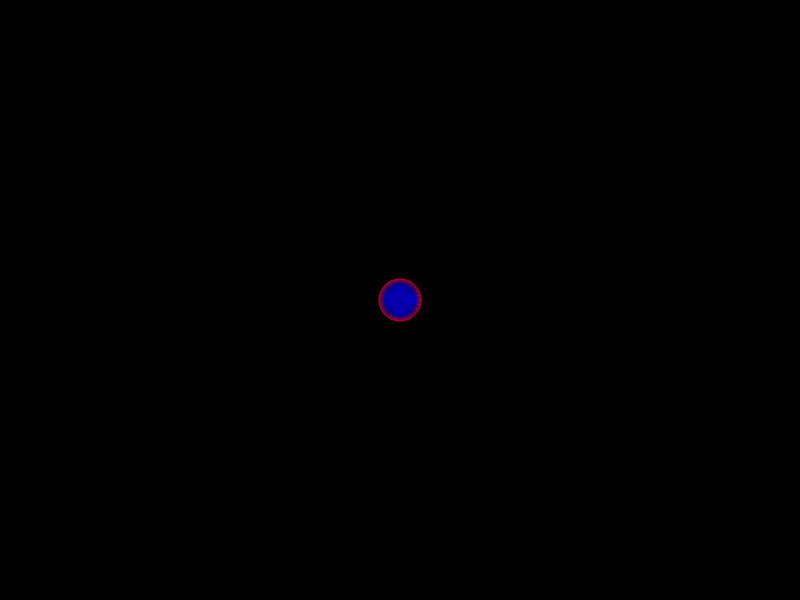
Frame 1 (no input)
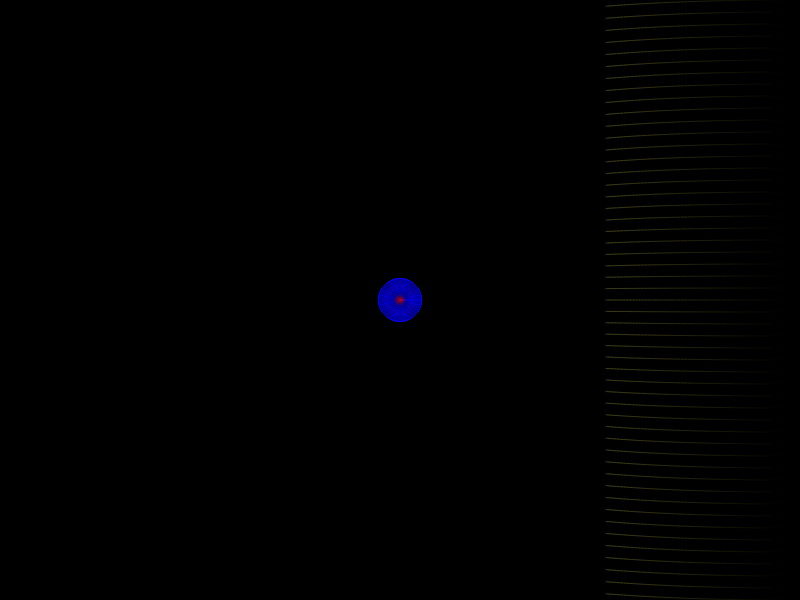
Frame 60 (no input)
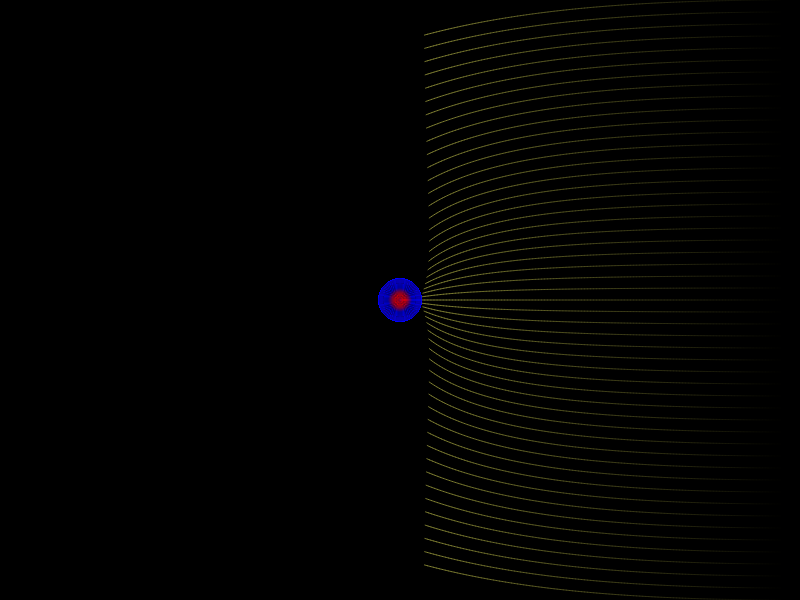
Frame 120 (the mouse pressed at the canvas centre since frame 60)

The p5.js sketch that drew these frames (run headless with seeded random() and noise() and a simulated clock; from frame 60 on, the mouse is pressed at the canvas centre):

// p5.js sketch
// ── sketch.js
/** Constants: speed of light, gravitational constant and the mass of the black hole */
let c = 30.69;
let G = 2;
let mass = 5000;

/** All photons and the black hole */
let photons = [];
let blackhole;

/** Spacing between photons, current time, timelimit and timestep */
let spacing = 12;
let time = 0;
let timelimit;
let dt = 0.1;

/** Setup function */
function setup() {

  /** Create a canvas and initialize it with a black background */
  createCanvas(800, 600);
  background(0);

  /** Calculate the 'timelimit' for the lightrays' colors */
  timelimit = 640 / c;

  /** Create each photon */
  for (let h = 0; h <= height; h += spacing) {
    photons.push(new Photon(width - 10, h));
  }

  /** Create the black hole */
  blackhole = new Blackhole(width / 2, height / 2, mass);
}

/** Each frame draw and update physics */
function draw() {

  /** For each photon p */
  for (let p of photons) {

    /** Gravitate the photon towards the black hole (adjust velocity) */
    blackhole.gravitate(p);

    /** Update the photons location */
    p.update();

    /** Draw the photon */
    p.show();
  }

  /** Draw the black hole */
  blackhole.show();

  /** Adjust the time */
  time += dt;
}

/** A photon, with simple physics */
class Photon {

  /** Constructing with a position and a velocity to the left */
  constructor(x, y) {
    this.pos = createVector(x, y);
    this.prev = createVector(x, y);
    this.vel = p5.Vector.fromAngle(PI);
    this.vel.setMag(c);
  }

  /** Function to apply any force vector f to this photon */
  apply(f) {
    this.vel.add(f);
    this.vel.setMag(c);
  }

  /** Function to update the photon and move it */
  update() {
    this.prev = this.pos.copy();
    let dv = this.vel.copy();
    dv.mult(dt);
    this.pos.add(dv);
  }

  /** Function to draw the photon as a line between its current and previous position */
  show() {
    let t = time / timelimit; // Adjust colors according to the time
    strokeWeight(0.8);
    stroke(255 * t, 255 * t, 100 * t);
    line(this.prev.x, this.prev.y, this.pos.x, this.pos.y);
  }
}

/** An immovable blackhole */
class Blackhole {

  /** Construct with a position and a mass */
  constructor(x, y, M) {
    this.pos = createVector(x, y);
    this.M = M;
    this.R = (2 * G * M) / (c * c); // Event horizon radius R = 2GM / c^2
  }

  /** Function to gravitate a photon towards this black hole */
  gravitate(p) {
    let f = p5.Vector.sub(this.pos, p.pos);
    let r = f.mag();
    f.setMag((G * this.M) / (r * r));
    p.apply(f);
  }

  /** Function to draw the black hole as a circle */
  show() {
    for (let r = this.R; r > 0; r -= 1) {
      let sin = Math.sin(0.2 * time - 0.2 * r)
      stroke(255 * sin, 0, 255 * (1 - sin));
      fill(20 * sin * sin, 0, 50 * sin * sin);
      circle(this.pos.x, this.pos.y, 2 * r);
    }
  }
}
